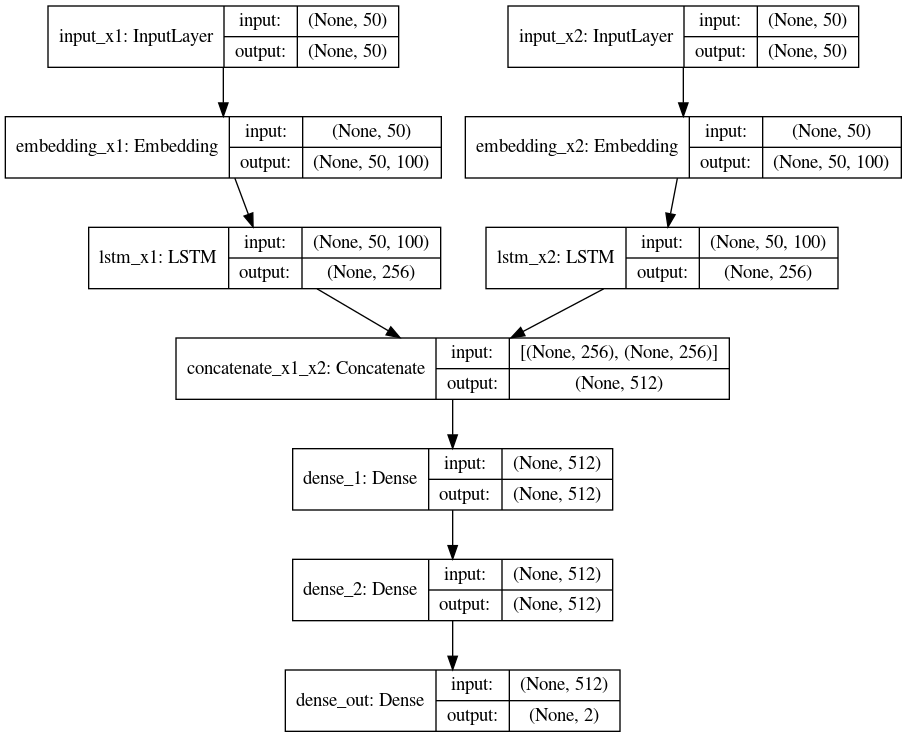

The script that saved this image:
#!/usr/bin/env python3
# -*- coding: utf-8 -*-
"""
Created on Tue Jan 14 21:23:12 2020

@author: ansh
"""

#!/usr/bin/env python3
# -*- coding: utf-8 -*-
"""
Created on Thu Dec 19 22:46:00 2019

@author: ansh
"""
###############################################################################

import pickle
import pandas as pd
import numpy as np
import matplotlib.pyplot as plt

from sklearn.model_selection      import train_test_split

from keras.utils                  import to_categorical
from keras.preprocessing.text     import Tokenizer
from keras.preprocessing.sequence import pad_sequences

###############################################################################

object_path = './objects/'
train_file_path = './data/train.csv'
embedding_file_path = '../../../DATASETS/glove.6B.100d.txt'


VAL_SPLIT = 0.2
MAX_VOCABULARY = 20000
MAX_SEQ_LENGTHS = 50
EMBEDDING_DIM = 100



###############################################################################
'''
READ
GET TEST <-> VAL
'''


data = pd.read_csv(train_file_path)

# drop columns not required for training
data.drop(columns=['id', 'qid1', 'qid2'], inplace=True)

# seperate Xs and Ys
X = data[['question1', 'question2']]
Y = data.is_duplicate

del(data)

# train - test split. DO THIS RIGHT BEFORE FEEDING INTO MODEL.
# X_train, X_val, y_train, y_val = train_test_split(X, Y, test_size=VAL_SPLIT)

###############################################################################
'''
TOKENIZE SENTENCES
SAVE TOKENIZER OBJECT FOR LATER USE < PICKLE IT { achaar bana de } >
GET word_index and index_word mappings from tokenizer object
'''


all_questions = [str(x) for x in list(X.question1.append(X.question2).values)]



tokenizer = Tokenizer(MAX_VOCABULARY, oov_token='<UNK>')
tokenizer.fit_on_texts(all_questions)
# saving
with open(object_path+'tokenizer.pickle', 'wb') as handle:
    pickle.dump(tokenizer, handle, protocol=pickle.HIGHEST_PROTOCOL)


# loading
with open(object_path+'tokenizer.pickle', 'rb') as handle:
    tokenizer = pickle.load(handle)

word_index = tokenizer.word_index
index_word = tokenizer.index_word



###############################################################################
'''
Transform all questions to sequences
CONVERT LABELS TO CATEGORICAL

'''
X_question1_sequences = tokenizer.texts_to_sequences([str(x) for x in X.question1.values])
X_question2_sequences = tokenizer.texts_to_sequences([str(x) for x in X.question2.values])

X_question1_padded = pad_sequences(X_question1_sequences, MAX_SEQ_LENGTHS)
X_question2_padded = pad_sequences(X_question2_sequences, MAX_SEQ_LENGTHS)


Y_categorical = to_categorical(Y, 2)

###############################################################################
'''
SETTLE ON A VOCAB SIZE
SETTLE ON A SEQUENCE LENGTH
'''
print('TOTAL UNIQUE TOKENS: ', tokenizer.word_counts.__len__())
counts = [val for _,val in tokenizer.word_counts.items()]
plt.hist(counts, log=False, bins=10)
plt.title("Histogram of count of each unique token in corpus. {in LOG scale}")
plt.show()

# Its clear, we will settle down for 20K top words


lengths1 = [len(x) for x in X_question2_sequences]
lengths2 = [len(x) for x in X_question1_sequences]
plt.hist(lengths1, bins=500)
plt.title('Histogram of length of question1.')
plt.show()
plt.hist(lengths2, bins=500)
plt.title('Histogram of length of question2.')
plt.show()

# we will settle for sequence lengths of 50

###############################################################################
'''
GET IN THE EMBEDDING FILE
PICKLE THE EMBEDDING DICT
CREATE EMBEDDING MATRIX FOR SEQUENCES
PICKLE EMBEDDING MATRIX
'''


embedding_data = {} # to hold our embeddings

embed_data_f = open(embedding_file_path, 'r')
for line in embed_data_f:
    values = line.split()
    word = values[0]
    vector = np.asarray(values[1:], dtype='float32')
    embedding_data[word] = vector
embed_data_f.close()

# pickle the embedding dictionary

# saving
with open(object_path+'embeddings.pickle', 'wb') as handle:
    pickle.dump(embedding_data, handle, protocol=pickle.HIGHEST_PROTOCOL)


# loading
with open(object_path+'embeddings.pickle', 'rb') as handle:
    embedding_data = pickle.load(handle)
    

embedding_matrix = np.zeros((MAX_VOCABULARY, EMBEDDING_DIM ), dtype='float32')

for word, ix in word_index.items():
    if(ix<MAX_VOCABULARY):
        vector = embedding_data.get(word)
        if vector is not None:
            embedding_matrix[ix] = vector
            
# save embedding_matrix on disk 
np.save(object_path+'embedding_matrix.npy', embedding_matrix)



# load embedding_matrix from disk
embedding_matrix = np.load(object_path+'embedding_matrix.npy')



###############################################################################
'''
CREATE DRAFT MODEL
'''

from keras.layers import Dense, Embedding, Dropout, Input, LSTM, concatenate
from keras.models import Model
from keras.optimizers import Adam, rmsprop
from keras.losses import categorical_crossentropy

LSTM_UNITS          = 256
DO_LSTM             = 0.3
DO_RECURR           = 0.3
DENSE_UNITS         = [512, 512, 2]
DENSE_ACTIVATIONS   = ['relu', 'relu', 'sigmoid']

LOSS_FN             = categorical_crossentropy
OPTIMIZER           = rmsprop()
EPOCHS              = 1
BATCH_SIZE          = 1024
VAL_SPLIT           = 0.25



EmbeddingLayer1 = Embedding(MAX_VOCABULARY,
                            EMBEDDING_DIM,
                            weights=[embedding_matrix],
                            input_length=MAX_SEQ_LENGTHS,
                            trainable=False, name='embedding_x1')
EmbeddingLayer2 = Embedding(MAX_VOCABULARY,
                            EMBEDDING_DIM,
                            weights=[embedding_matrix],
                            input_length=MAX_SEQ_LENGTHS,
                            trainable=False, name='embedding_x2')


input_x1 =  Input(shape=(MAX_SEQ_LENGTHS,), name='input_x1')
x1 =        EmbeddingLayer1(input_x1)
x1 =        LSTM(LSTM_UNITS, dropout = DO_LSTM, recurrent_dropout = DO_RECURR, name = 'lstm_x1')(x1)

input_x2 =  Input(shape=(MAX_SEQ_LENGTHS,), name='input_x2')
x2 =        EmbeddingLayer2(input_x2)
x2 =        LSTM(LSTM_UNITS, dropout = DO_LSTM, recurrent_dropout = DO_RECURR, name = 'lstm_x2')(x2)

x =         concatenate([x1, x2], name='concatenate_x1_x2')
dense_1 =   Dense(DENSE_UNITS[0], activation = DENSE_ACTIVATIONS[0], name='dense_1')(x)
# dense_2 =   Dense(DENSE_UNITS[1], activation = DENSE_ACTIVATIONS[1], name='dense_2')(dense_1)
out     =   Dense(DENSE_UNITS[1], activation = DENSE_ACTIVATIONS[1], name='dense_out')(dense_1)

model = Model(inputs = [input_x1, input_x2], outputs = out)

model.compile(OPTIMIZER, LOSS_FN, metrics = ['accuracy'])

# model.summary()
# from keras.utils import plot_model
# plot_model(model, show_shapes=True, show_layer_names=True, expand_nested=True, to_file='model.png')


history = model.fit({'input_x1' : X_question1_padded, 'input_x2' : X_question2_padded},
                    {'dense_out' : Y_categorical},
                    epochs = EPOCHS,
                    batch_size = BATCH_SIZE,
                    validation_split = VAL_SPLIT
                    )


#%%

from keras.models import load_model
model = load_model(object_path+"model.h5")




submission = pd.read_csv('./data/sample_submission.csv')


test_file_path = './data/test.csv'


test_data = pd.read_csv(test_file_path)

test_question1 = tokenizer.texts_to_sequences([str(x) for x in test_data.question1.values])
test_question2 = tokenizer.texts_to_sequences([str(x) for x in test_data.question2.values])

test_question1_padded = pad_sequences(test_question1, MAX_SEQ_LENGTHS)
test_question2_padded = pad_sequences(test_question2, MAX_SEQ_LENGTHS)


np.save(object_path+'test_q1_padded.npy', test_question1_padded)
np.save(object_path+'test_q2_padded.npy', test_question2_padded)

# test_predictions = model.predict({'input_x1' : test_question1_padded, 'input_x2' : test_question2_padded})



test_question1_padded = np.load(object_path+'test_q1_padded.npy')
test_question2_padded = np.load(object_path+'test_q2_padded.npy')



#%%


import time

l = submission.__len__()
batch = 10000

test_predictions = []

for i in range(0,int(l/batch)+1):
    if(i != int(l/batch) ):
        start = (i*batch)
        end = (i*batch)+batch   
    else:
        start = int(l/batch)*batch
        end=-1
    print("inference batch => {} : {}".format(start, end))
    s = time.time()
    batch_preds =  model.predict({'input_x1' : test_question1_padded[start:end,:], 'input_x2' : test_question2_padded[start:end,:]}, batch_size=2048, verbose=True)
    e = time.time()    
    test_predictions.extend([0 if x[0]>x[1] else 1 for x in batch_preds])        
    print("Time elapsed: {} seconds.".format(e-s))    
        
        

submission['is_duplicate'] = test_predictions
submission.to_csv('submission_1.csv', index=False)

